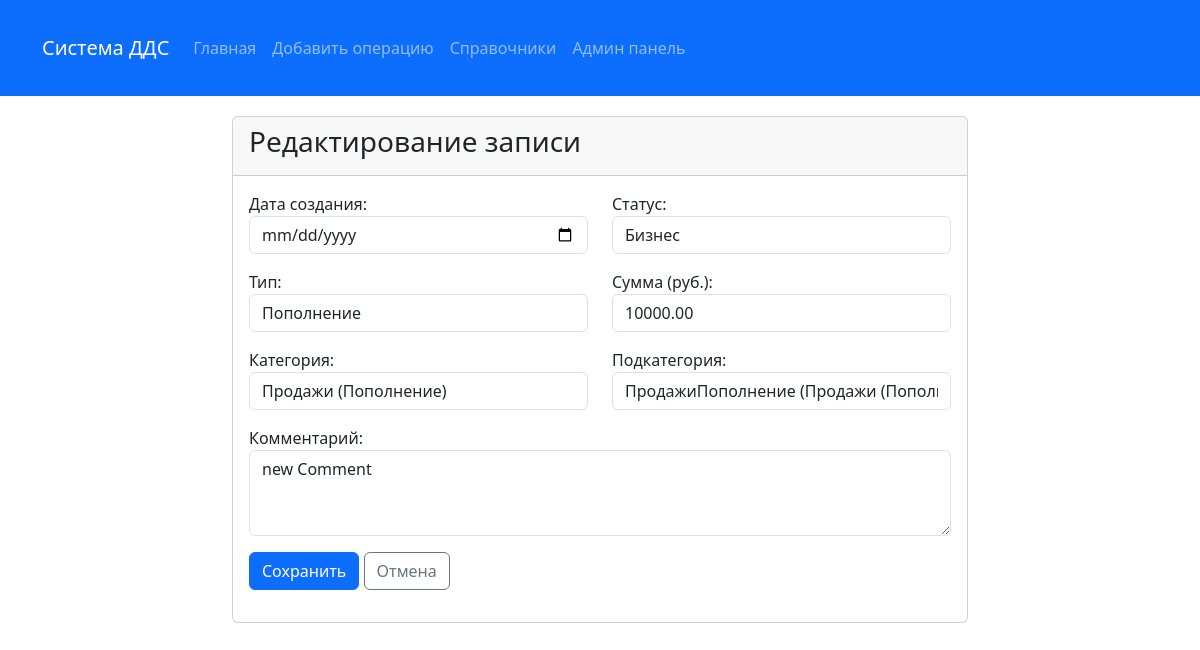
The page /cash-flow/9/update/ on the database its author committed.
### cash_flow/models.py (models this page shows, shortened)
class CashFlow(models.Model):
    created_date = models.DateField(default=timezone.now, verbose_name="Дата создания")
    status = models.ForeignKey(Status, on_delete=models.PROTECT, verbose_name="Статус")
    type = models.ForeignKey(Type, on_delete=models.PROTECT, verbose_name="Тип")
    category = models.ForeignKey(Category, on_delete=models.PROTECT, verbose_name="Категория")
    subcategory = models.ForeignKey(Subcategory, on_delete=models.PROTECT, verbose_name="Подкатегория")
    amount = models.DecimalField(max_digits=12, decimal_places=2, validators=[MinValueValidator(0.01)],
                                 verbose_name="Сумма (руб.)")
    comment = models.TextField(blank=True, null=True, verbose_name="Комментарий")
    created_at = models.DateTimeField(auto_now_add=True, verbose_name="Время записи в систему")
    updated_at = models.DateTimeField(auto_now=True, verbose_name="Время обновления")
    class Meta:
        verbose_name = "Движение денежных средств"
        verbose_name_plural = "Движение денежных средств"
        ordering = ['-created_date']

### cash_flow/views.py (the view, shortened to what this page needs)
# urls.py: path('cash-flow/<int:pk>/update/', views.CashFlowUpdateView.as_view(), name='cash_flow_update'),
class CashFlowUpdateView(View):
    def get(self, request, pk):
        cash_flow = get_object_or_404(CashFlow, pk=pk)
        form = CashFlowForm(instance=cash_flow)
        return render(request, 'cash_flow/cash_flow_form.html', {'form': form, 'cash_flow': cash_flow})

### cash_flow/models.py (called while the page is built)
    def __str__(self):
        return self.name

    def __str__(self):
        return self.name

    def __str__(self):
        return f"{self.name} ({self.type})"

    def __str__(self):
        return f"{self.name} ({self.category})"

### cash_flow/templates/cash_flow/cash_flow_form.html (shortened to what this page needs)
{% extends 'cash_flow/base.html' %}
{% block content %}
<div class="row">
    <div class="col-md-8 offset-md-2">
        <div class="card">
            <div class="card-header">
                <h3>{% if cash_flow %}Редактирование записи{% else %}Добавление новой записи{% endif %}</h3>
            </div>
            <div class="card-body">
                <form method="post">
                    <div class="row mb-3">
                        <div class="col-md-6">
                            {{ form.created_date.label_tag }}
                            {{ form.created_date }}
                        </div>
                        <div class="col-md-6">
                            {{ form.status.label_tag }}
                            {{ form.status }}
                        </div>
                    </div>
                    <div class="row mb-3">
                        <div class="col-md-6">
                            {{ form.type.label_tag }}
                            {{ form.type }}
                        </div>
                        <div class="col-md-6">
                            {{ form.amount.label_tag }}
                            {{ form.amount }}
                        </div>
                    </div>
                    <div class="row mb-3">
                        <div class="col-md-6">
                            {{ form.category.label_tag }}
                            {{ form.category }}
                        </div>
                        <div class="col-md-6">
                            {{ form.subcategory.label_tag }}
                            {{ form.subcategory }}
                        </div>
                    </div>
                    <div class="mb-3">
                        {{ form.comment.label_tag }}
                        {{ form.comment }}
                    </div>
                    <div class="mb-3">
                        <button type="submit" class="btn btn-primary">Сохранить</button>
                        <a href="{% url 'index' %}" class="btn btn-outline-secondary">Отмена</a>
                    </div>
                </form>
            </div>
        </div>
    </div>
</div>
{% endblock %}

### rows shown on the page
CashFlow: status "Бизнес", type "Пополнение", amount "10000.00", category "Продажи (Пополнение)", subcategory "ПродажиПополнение (Продажи (Пополнение))", comment "new Comment"
